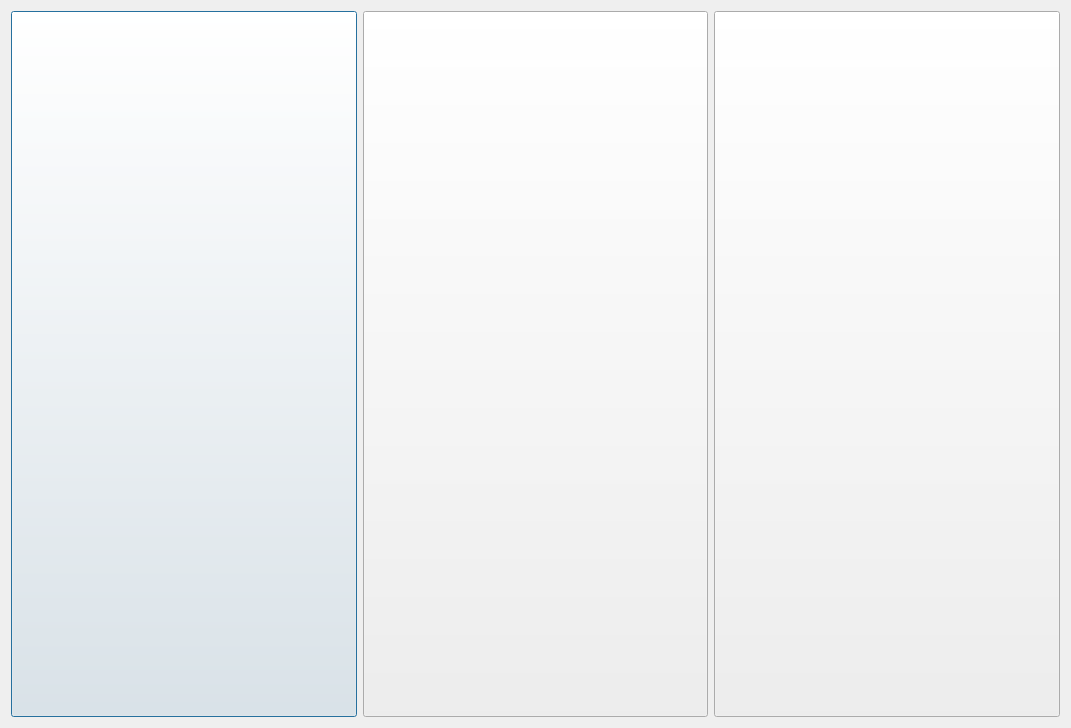
<?xml version="1.0" encoding="UTF-8"?>
<ui version="4.0">
 <class>File</class>
 <widget class="QDialog" name="File">
  <property name="geometry">
   <rect>
    <x>0</x>
    <y>0</y>
    <width>1071</width>
    <height>728</height>
   </rect>
  </property>
  <property name="sizePolicy">
   <sizepolicy hsizetype="Fixed" vsizetype="Fixed">
    <horstretch>0</horstretch>
    <verstretch>0</verstretch>
   </sizepolicy>
  </property>
  <property name="minimumSize">
   <size>
    <width>1071</width>
    <height>728</height>
   </size>
  </property>
  <property name="maximumSize">
   <size>
    <width>1071</width>
    <height>728</height>
   </size>
  </property>
  <property name="windowTitle">
   <string>读档</string>
  </property>
  <property name="windowIcon">
   <iconset>
    <normaloff>Resources/无涯.png</normaloff>Resources/无涯.png</iconset>
  </property>
  <property name="styleSheet">
   <string notr="true">color: rgb(255, 255, 255);</string>
  </property>
  <layout class="QHBoxLayout" name="horizontalLayout">
   <item>
    <widget class="QPushButton" name="btnFile1">
     <property name="sizePolicy">
      <sizepolicy hsizetype="Minimum" vsizetype="Preferred">
       <horstretch>0</horstretch>
       <verstretch>0</verstretch>
      </sizepolicy>
     </property>
     <property name="autoFillBackground">
      <bool>false</bool>
     </property>
     <property name="styleSheet">
      <string notr="true">border-image: url(:/file/Resources/file1.png);</string>
     </property>
     <property name="text">
      <string/>
     </property>
    </widget>
   </item>
   <item>
    <widget class="QPushButton" name="btnFile2">
     <property name="sizePolicy">
      <sizepolicy hsizetype="Minimum" vsizetype="Preferred">
       <horstretch>0</horstretch>
       <verstretch>0</verstretch>
      </sizepolicy>
     </property>
     <property name="styleSheet">
      <string notr="true">border-image: url(:/file/Resources/file2.png);</string>
     </property>
     <property name="text">
      <string/>
     </property>
    </widget>
   </item>
   <item>
    <widget class="QPushButton" name="btnFile3">
     <property name="sizePolicy">
      <sizepolicy hsizetype="Minimum" vsizetype="Preferred">
       <horstretch>0</horstretch>
       <verstretch>0</verstretch>
      </sizepolicy>
     </property>
     <property name="mouseTracking">
      <bool>false</bool>
     </property>
     <property name="styleSheet">
      <string notr="true">border-image: url(:/file/Resources/file3.png);</string>
     </property>
    </widget>
   </item>
  </layout>
 </widget>
 <layoutdefault spacing="6" margin="11"/>
 <resources>
  <include location="Menu.qrc"/>
 </resources>
 <connections/>
</ui>
